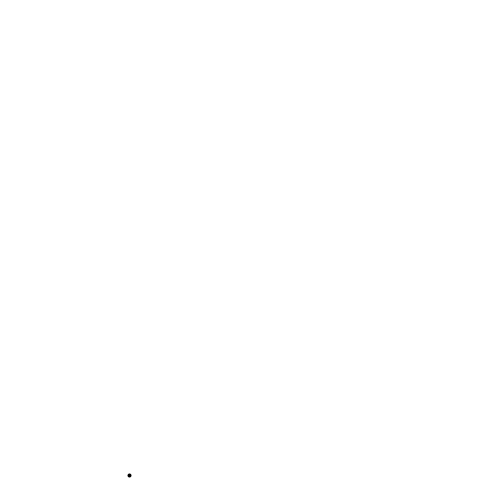
Frame 1 (no input)
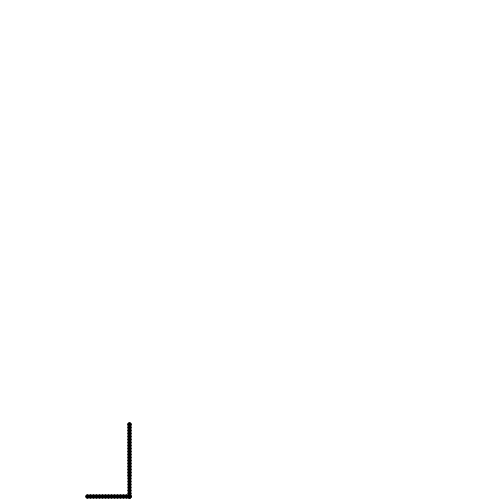
Frame 60 (the mouse pressed at the canvas centre just before this capture)
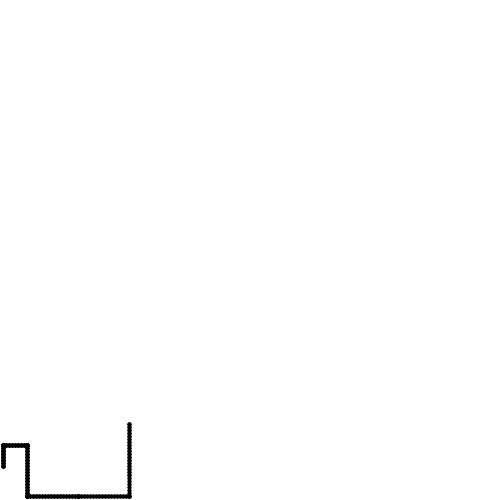
Frame 120 (the mouse held since frame 60 and released just before this capture)

The Processing sketch that drew these frames (run headless with seeded random() and noise(); from frame 60 on, the mouse is pressed at the canvas centre):

// Processing sketch: branches
// ── branches.pde
final int MAX_BRANCHES = 1000;
final int GROWTH_RATE = 3;

Branch[] branches = new Branch[MAX_BRANCHES];

//initialize starting branch
PVector startPosition = new PVector();



void setup(){
  size(500,500);
  
  background(255);
  
  branches[0] = new Branch(startPosition);
  startPosition.x = random(0, width);
  startPosition.y = random(0, height);
  
  branches[0].get_end_coords();
}



int branchCount = 0;
void draw(){

  for (int i = 0; i <= branchCount; i++){
    branches[i].show();
  }
  
  //if branch is not done growing
  if (branches[branchCount].finished != true){ 
    branches[branchCount].grow();
  }
  //if branch is done growing, initialize next branch
  //using end coordinates of last branch
  else if (branches[branchCount].finished == true){
    startPosition.x  = branches[branchCount].current.x;
    startPosition.y = branches[branchCount].current.y;
    
    branchCount++;
    
    branches[branchCount] = new Branch(startPosition);
    branches[branchCount].get_end_coords();
  }
  

}

class Branch{
  PVector start;
  PVector end;
  PVector current;
  int dir;
  
  boolean finished = false;
  
  Branch(PVector s){
    start = s;
    current = s;

    //pick a random direction for the branch to grow, 
    //0 = down, 1 = left, 2 = up, 3 = right
    dir = (int) random(0,4);
  }
  
  void get_end_coords(){
    
    //get end coordinates for branch
    end = new PVector();
   
    if (dir == 0){
      end.x = start.x;
      end.y = random(start.y + 50, start.y + 100);
    }
    else if (dir == 1){
      end.x = random(start.x - 50, start.x - 100);
      end.y = start.y;
    }
    else if (dir == 2){
      end.x = start.x;
      end.y = random(start.y - 50, start.y - 100);
    }
    else{
      end.x = random(start.x + 50, start.x + 100);
      end.y = start.y;
    }
    
    //prevent branch from going off screen
    if (end.x < 5){
      end.x = 5;
    }
    
    if (end.x > width - 5){
      end.x = width - 5;
    }
    
    if (end.y < 5){
      end.y = 5;
    }
    
    if (end.y > height - 5){
      end.y = height - 5;
    }
  }
   
  void grow(){

    if (dir == 0){
      if(current.y <= end.y){
        current.y += GROWTH_RATE;
      }
       
      else{
        finished = true;
      }
    }
      
    else if (dir == 1){
      if(current.x >= end.x){
        current.x -= GROWTH_RATE;
      }
      else{
        finished = true;
      }
    }
      
    else if (dir == 2){
      if(current.y >= end.y){
        current.y -= GROWTH_RATE;
      }
      else{
        finished = true;
      }
    }
      
    else if (dir == 3){
      if(current.x <= end.x){
        current.x += GROWTH_RATE;
      }
      else{
        finished = true;
      }
    }
    
  }
  
  
  void show(){
    stroke(0);
    strokeWeight(4);

    line(start.x, start.y, current.x, current.y);
    
  }
  
}
